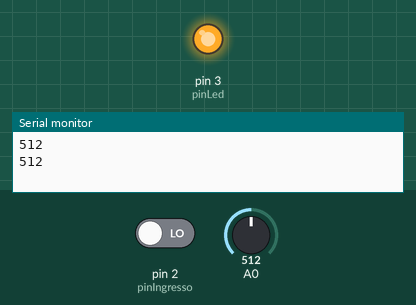
This sketch was run on a simulated Arduino Uno, built with avr-gcc and run on an emulated ATmega328P. Shown: output pins drawn as LEDs (lit = HIGH), the last lines printed to the serial monitor. The inputs (shaded band) are chosen by the test bench; at power-on: pin 2 (pinIngresso) LOW, A0 = 512.

Above: at 1.8 s.
1.9 s: pin 2 (pinIngresso) driven HIGH
At 2.7 s:
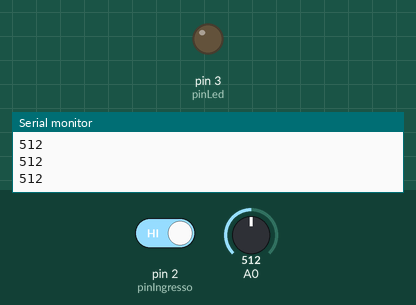
3.5 s: pin 2 (pinIngresso) driven LOW
At 4.3 s:
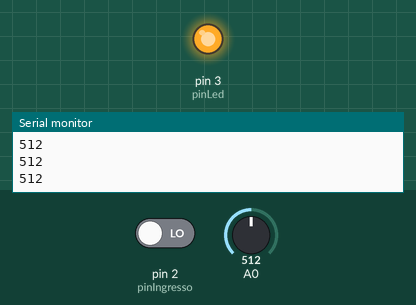
Timing chart, 0 to 6.5 s (numbered marks = the images above; inputs shaded):
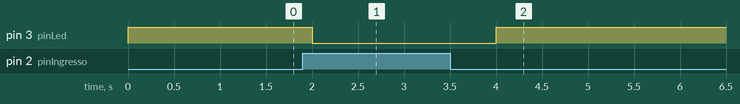

Measured:
- after the input at 1.9 s, pin 3 (pinLed): HIGH → LOW after 0.10 s
- after the input at 3.5 s, pin 3 (pinLed): LOW → HIGH after 0.50 s

The sketch:

sensore_pioggia.ino
```cpp
// ITA: Assegno i pin ai led
int pinIngresso=2;
int pinLed=3;

void setup()
{
   // ENG: Enable Serial Port (9600 baud)
   // ITA: Abilito la porta seriale (9600 baud)
  Serial.begin(9600);

  // ENG: Setup pins for INPUT and OUTPUT
  // ITA: Imposto i pin come INPUT e come OUTPUT
  pinMode(pinIngresso, INPUT);
  pinMode(pinLed,OUTPUT);

}

//ENG: Variable declaration
//ITA: Dichiarazione variabili

int pioggia=0;
int misurazione=0;

void loop()
{
  // ITA: Leggo l'ingresso digitale
  // ENG: Reading digital input
  pioggia = digitalRead(pinIngresso);

  if(pioggia==1)
    digitalWrite(pinLed,LOW);
  if(pioggia==0)
    digitalWrite(pinLed,HIGH);

    // ITA: Leggo l'ingresso analogico
    // ENG: Reading analog input
    misurazione = analogRead(A0);
    Serial.println(misurazione);


  delay(1000);

}
```
